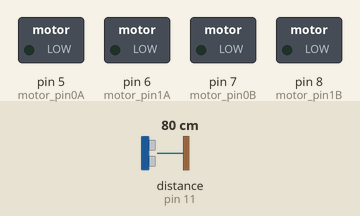
Recording of a sketch running on a simulated Arduino Uno, built with avr-gcc and run on an emulated ATmega328P. On the bench: switched loads named in the sketch (green lamp = pin HIGH). Wiring (inferred from the names in the program): ultrasonic range finder: trigger pin 10; echo pin 11. The inputs (shaded band) are chosen by the test bench; at power-on: distance to the obstacle (sensor on pin 11) 80 cm. The echo pulse lasts 58.3 µs per cm; pins used as bus, display or sensor lines are not drawn; what the sketch prints to the serial monitor is not drawn.

Above: at 1.2 s.
1.3 s: distance to the obstacle (sensor on pin 11) set to 2 cm
At 2.2 s:
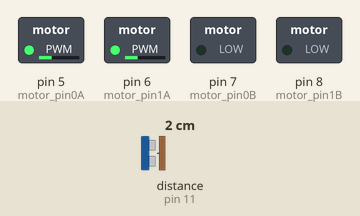
2.8 s: distance to the obstacle (sensor on pin 11) set to 7 cm
4.3 s: distance to the obstacle (sensor on pin 11) set to 10 cm
At 5.1 s:
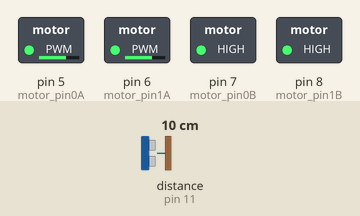
6.8 s: distance to the obstacle (sensor on pin 11) set to 4 cm
At 7.6 s:
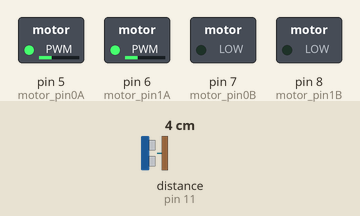
8.3 s: distance to the obstacle (sensor on pin 11) set to 9 cm
At 9.1 s:
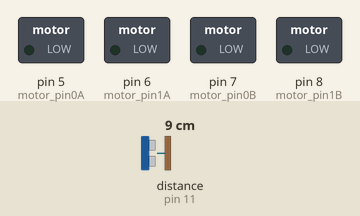
Timing chart, 0 to 11.3 s (numbered marks = the images above; inputs shaded):
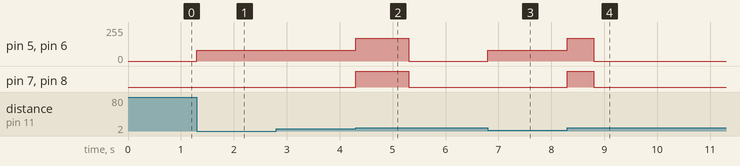

Measured:
- the behaviour switches between 8 and 9 cm on distance to the obstacle (sensor on pin 11) (found by bisection; images 1 and 2)
- after the input at 1.3 s, pin 5 (motor_pin0A), pin 6 (motor_pin1A): 0/255 → 80/255 at once
- after the input at 4.3 s, pin 5 (motor_pin0A), pin 6 (motor_pin1A): 80/255 → 170/255 at once, → 0/255 1.0 s later; pin 7 (motor_pin0B), pin 8 (motor_pin1B): LOW → HIGH at once, → LOW 1.0 s later
- after the input at 6.8 s, pin 5 (motor_pin0A), pin 6 (motor_pin1A): 0/255 → 80/255 at once
- after the input at 8.3 s, pin 5 (motor_pin0A), pin 6 (motor_pin1A): 80/255 → 170/255 at once, → 0/255 0.50 s later; pin 7 (motor_pin0B), pin 8 (motor_pin1B): LOW → HIGH at once, → LOW 0.50 s later

The sketch:

wali.ino
```cpp
#define motor_pin0A 5 //PWM
#define motor_pin0B 7
#define motor_pin1A 6  //PWM
#define motor_pin1B 8

const int TrigPin = 10;
const int EchoPin = 11;

#define _motor_driver_vol 80

float cm;
long data;

void setup()
{
  Serial.begin(115200);
  pinMode(TrigPin, OUTPUT);
  pinMode(EchoPin, INPUT);

  pinMode(motor_pin0A,OUTPUT);
  pinMode(motor_pin0B,OUTPUT);
  pinMode(motor_pin1A,OUTPUT);
  pinMode(motor_pin1B,OUTPUT);
}

void loop()
{
  digitalWrite(TrigPin, LOW);
  delayMicroseconds(2);
  digitalWrite(TrigPin, HIGH);
  delayMicroseconds(10);
  digitalWrite(TrigPin, LOW);

  cm = pulseIn(EchoPin, HIGH) / 58.0; //Echo time will be converted into cm
  cm = (int(cm * 100.0)) / 100.0; //Two decimal places

  if(cm<8)
  {
    data+=1;
    analogWrite(motor_pin0A,_motor_driver_vol);
    //digitalWrite(motor_pin0A,HIGH);
    digitalWrite(motor_pin0B,LOW);
    analogWrite(motor_pin1A,_motor_driver_vol);
    //digitalWrite(motor_pin1A,HIGH);
    digitalWrite(motor_pin1B,LOW);
  }
  else
  {
    if(data>0)
    {
      data-=3;
      analogWrite(motor_pin0A,_motor_driver_vol+90);
      //digitalWrite(motor_pin0A,LOW);
      digitalWrite(motor_pin0B,HIGH);
      //digitalWrite(motor_pin1A,LOW);
      analogWrite(motor_pin1A,_motor_driver_vol+90);
      digitalWrite(motor_pin1B,HIGH);
    }
    else
    {
      data=0;
      digitalWrite(motor_pin0B,LOW);
      digitalWrite(motor_pin0A,LOW);
      digitalWrite(motor_pin1B,LOW);
      digitalWrite(motor_pin1A,LOW);
    }
  }
  Serial.print("Time:");
  Serial.println(data);
  Serial.print("Length:");
  Serial.println(cm);
}
```
